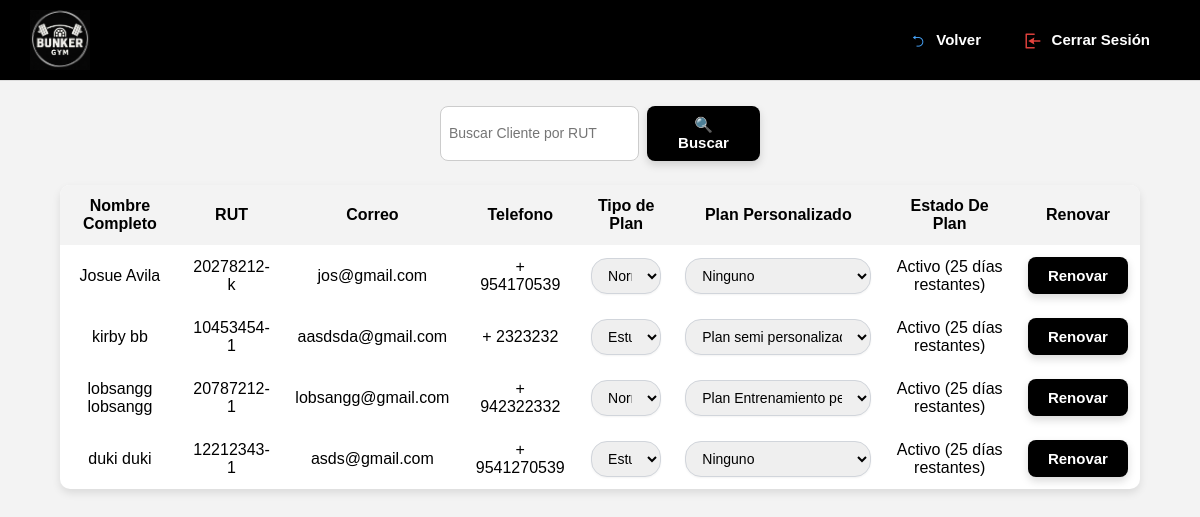
/renovar/ (signed in), run on an earlier commit of the app's database.
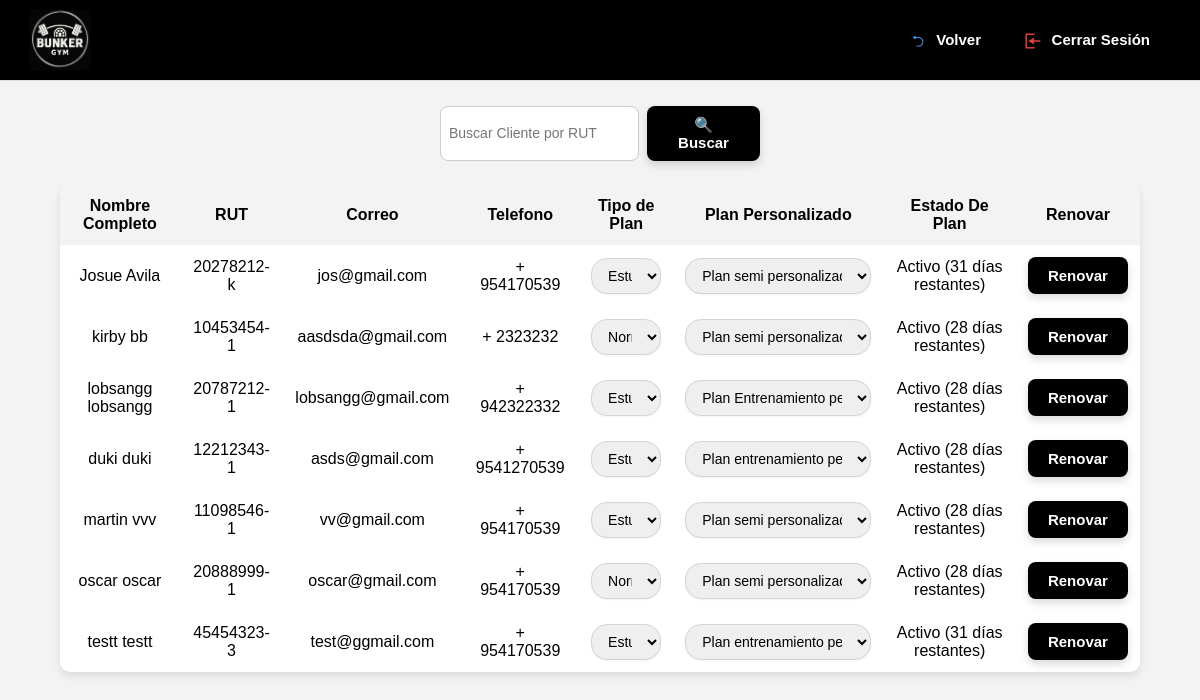
And on a later commit of the database.
### core/models.py (models this page shows, shortened)
class Cliente(models.Model):
    METODOS_PAGO = [
        ('efectivo', 'Efectivo'),
        ('debito', 'Débito'),
        ('credito', 'Crédito'),
    ]
    nombre = models.CharField(max_length=50)
    apellido = models.CharField(max_length=50)
    rut = models.CharField(max_length=12, unique=True)
    correo = models.EmailField()
    telefono = models.CharField(max_length=15)
    mensualidad = models.ForeignKey(Mensualidad, on_delete=models.SET_NULL, null=True, blank=True)
    plan_personalizado = models.ForeignKey(PlanPersonalizado, on_delete=models.SET_NULL, null=True, blank=True)
    metodo_pago = models.CharField(max_length=10, choices=METODOS_PAGO, null=True, blank=True)
    fecha_inicio_plan = models.DateField(default=timezone.now, null=True, blank=True)
    def calcular_vencimiento(self):
        return self.fecha_inicio_plan + relativedelta(months=1)
    def dias_restantes(self):
        vencimiento = self.calcular_vencimiento()
        hoy = timezone.now().date()
        dias = (vencimiento - hoy).days
        return dias if dias >= 0 else 0

class PlanPersonalizado(models.Model):
    nombre_plan = models.CharField(max_length=100, unique=True)

### core/views.py (the view)
    def wrapper(request, *args, **kwargs):
        admin_id = request.session.get('admin_id')
        if not admin_id:
            return redirect('login')
        try:
            request.admin = Admin.objects.get(id=admin_id)
        except Admin.DoesNotExist:
            return redirect('login')
        return view_func(request, *args, **kwargs)

### core/views.py (called while the page is built, shortened)
def admin_required(view_func):
    def wrapper(request, *args, **kwargs):
        admin_id = request.session.get('admin_id')
        if not admin_id:
            return redirect('login')
        try:
            request.admin = Admin.objects.get(id=admin_id)
        except Admin.DoesNotExist:
            return redirect('login')
        return view_func(request, *args, **kwargs)
    return wrapper

@admin_required
def renovarCliente(request):
    mensaje = ''
    rut_buscado = request.POST.get('rut') or request.GET.get('rut', '')
    cliente_renovado = None
    if rut_buscado:
        clientes = Cliente.objects.filter(rut__icontains=rut_buscado)
    else:
        clientes = Cliente.objects.all()
    return render(request, 'core/renovarCliente.html', {
        'clientes': clientes,
        'mensaje': mensaje,
        'rut_buscado': rut_buscado,
        'planes_personalizados': PlanPersonalizado.objects.all(),
         'tipos_mensualidad': ['Estudiante', 'Normal']
    })

### core/templates/core/renovarCliente.html (shortened to what this page needs)
{% extends 'core/home.html' %}
{% load static %}
{% block content %}
<div class="centrar-buscador">
    <form method="post" class="busqueda-container">
        <div class="busqueda-fila">
            <input type="text" id="rutInput" name="rut" placeholder="Buscar Cliente por RUT" value="{{ rut_buscado }}">
            <button type="submit" class="btn-global">🔍 Buscar</button>
        </div>
    </form>
</div>
    {% if clientes %}
        <table class="tabla-renovar">
    <thead>
        <tr>
            <th>Nombre Completo</th>
            <th>RUT</th>
            <th>Correo</th>
            <th>Telefono</th>
            <th>Tipo de Plan</th>
            <th>Plan Personalizado</th>
            <th>Estado De Plan</th>
            <th>Renovar</th>
        </tr>
    </thead>
    <tbody>
        {% for cliente in clientes %}
        <tr>
            <td>{{ cliente.nombre }} {{ cliente.apellido }}</td>
            <td>{{ cliente.rut }}</td>
            <td>{{ cliente.correo }}</td>
            <td>+ {{ cliente.telefono }}</td>
        <td>
            <form method="post" action="{% url 'cambiar_tipo_plan_mensual' %}">
                <select name="nuevo_plan" onchange="this.form.submit()" class="select-bonito">
                    {% for opcion in tipos_mensualidad %}
                        <option value="{{ opcion }}" {% if cliente.mensualidad and cliente.mensualidad.tipo == opcion %}selected{% endif %}>
                            {{ opcion }}
                        </option>
                    {% endfor %}
                </select>
            </form>
        </td>
        <td>
            <form method="post" action="{% url 'cambiar_plan_personalizado' %}">
                <select name="nuevo_plan" onchange="this.form.submit()" class="select-bonito">
                    {% for plan in planes_personalizados %}
                        <option value="{{ plan.id }}" {% if cliente.plan_personalizado and cliente.plan_personalizado.id == plan.id %}selected{% endif %}>
                            {{ plan.nombre_plan }}
                        </option>
                    {% endfor %}
                </select>
            </form>
        </td>
        <td>
            {% if cliente.dias_restantes == 0 %}
                Vencido
            {% else %}
                Activo ({{ cliente.dias_restantes }} días restantes)
            {% endif %}
        </td>
        <td>
           <button type="button" class="btn-global" onclick="confirmarRenovacion('{{ cliente.rut }}')">Renovar</button>
        </td>
    </tr>
    {% endfor %}
</tbody>
    </table>
{% else %}
   <p style="text-align: center; font-size: 18px; color: black;">
    No se encontró el RUT del Cliente.
</p>
{% endif %}
{% endblock %}

### core/templates/core/home.html (shortened to what this page needs)
{% load static %}
<!DOCTYPE html>
<html lang="es">
<head>
    <link rel="stylesheet" type="text/css" href="{% static 'core/css/styles.css' %}">
</head>
<body>
<header class="header">
    <img src="{% static 'core/img/BunkerIMG.jpg' %}" alt="Logo Bunker Gym" class="logo">
    {% if request.session.admin_id %}
    <div class="header-buttons">
        <button class="btn-global " onclick="location.href='{% url 'index' %}'">
            <img src="{% static 'core/img/volver.png' %}" class="icon"> Volver
        </button>
        <button class="btn-global " onclick="location.href='{% url 'logout' %}'">
            <img src="{% static 'core/img/logout.png' %}"  class="icon"> Cerrar Sesión
        </button>
    </div>
    {% endif %}
</header>
    {% block content %}
    {% endblock %}
</body>
</html>

### core/static/core/css/styles.css (style rules this page uses)
body { margin: 0; font-family: Arial, sans-serif; background-color: #f3f3f3; }
.header { display: flex; justify-content: space-between; align-items: center; padding: 10px 30px; background-color: #000000; border-bottom: 1px solid #ddd; }
.logo { height: 60px; }
.btn-global { background-color: #000; color: white; padding: 10px 20px; border: none; border-radius: 8px; font-weight: bold; font-size: 15px; cursor: pointer; text-decoration: none; transition: background-color 0.3s ease, transform 0.2s ease; display: inline-block; box-shadow: 0 4px 8px rgba(0, 0, 0, 0.15); }
.icon { width: 16px; height: 16px; margin-right: 6px; vertical-align: middle; }
.centrar-buscador { display: flex; justify-content: center; align-items: center; min-height: 13vh; }
.busqueda-container { display: flex; flex-direction: column; gap: 10px; width: 320px; }
.busqueda-fila { display: flex; flex-direction: row; gap: 8px; }
.busqueda-fila input { flex: 1; padding: 8px; border: 1px solid #ccc; border-radius: 8px; font-size: 14px; }
.tabla-renovar { margin: 0 auto; border-collapse: collapse; width: 90%; background-color: white; border-radius: 10px; overflow: hidden; box-shadow: 0 4px 8px rgba(0,0,0,0.1); }
.tabla-renovar th, .tabla-renovar td { padding: 12px; text-align: center; }
.tabla-renovar th { background-color: #f3f3f3; }
.select-bonito { width: 100%; border: 1.5px solid #D1D5DB; border-radius: 1rem; padding: 0.5rem 0.75rem; font-size: 0.875rem; box-shadow: 0 1px 2px rgb(0 0 0 / 0.05); transition: border-color 0.2s ease, box-shadow 0.2s ease; }

What changed in the data, as far as the page shows it:
changed Cliente "Josue": nuevo_plan "Normal" → "Estudiante"; nuevo_plan "Ninguno" → "Plan semi personalizado FULL"; dias_restantes "25" → "31"
changed Cliente "kirby": nuevo_plan "Estudiante" → "Normal"; dias_restantes "25" → "28"
changed Cliente "lobsangg": nuevo_plan "Normal" → "Estudiante"; dias_restantes "25" → "28"
changed Cliente "duki": nuevo_plan "Ninguno" → "Plan entrenamiento personalizado 3 x semana"; dias_restantes "25" → "28"
added Cliente: nombre "martin", apellido "vvv", rut "11098546-1", correo "vv@gmail.com", telefono "954170539", nuevo_plan "Estudiante", nuevo_plan "Plan semi personalizado 1 x semana", dias_restantes "28"
added Cliente: nombre "oscar", apellido "oscar", rut "20888999-1", correo "oscar@gmail.com", telefono "954170539", nuevo_plan "Normal", nuevo_plan "Plan semi personalizado 1 x semana", dias_restantes "28"
added Cliente: nombre "testt", apellido "testt", rut "45454323-3", correo "test@ggmail.com", telefono "954170539", nuevo_plan "Estudiante", nuevo_plan "Plan entrenamiento personalizado 3 x semana", dias_restantes "31"
